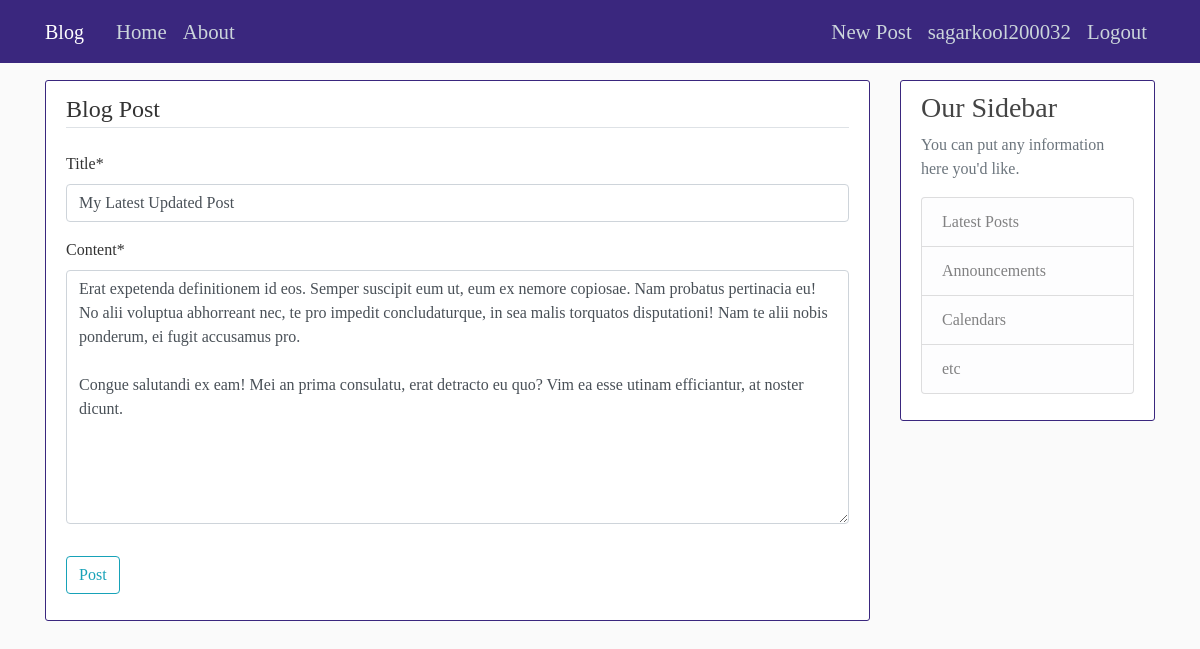
/post/29/update (signed in), run on the app's committed database.
### blog/models.py (models this page shows, shortened)
class Post(models.Model):
    title = models.CharField(max_length=100)
    content = models.TextField()
    date_posted = models.DateTimeField(default=timezone.now)
    author = models.ForeignKey(User, on_delete=models.CASCADE)

### blog/views.py (the view, shortened to what this page needs)
# urls.py: path('post/<int:pk>/update', views.PostUpdateView.as_view() , name='post-update'),
class PostUpdateView(LoginRequiredMixin,UserPassesTestMixin, UpdateView):
    model = Post
    fields = ['title','content']
    def test_func(self):
        post = self.get_object()
        if self.request.user == post.author: return True
        else: return False

### blog/templates/blog/post_form.html (shortened to what this page needs)
{% extends "blog/base.html" %}
{% load crispy_forms_tags %}
{% block content %}
    <div class="content-section">
        <form method="POST">
            <fieldset class="form-group">
                <legend class="border-bottom mb-4">Blog Post</legend>
                {{ form|crispy }}
            </fieldset>
            <div class="form-group">
                <button class="btn btn-outline-info" type="submit">Post</button>
            </div>
        </form>
    </div>
{% endblock content %}

### blog/templates/blog/base.html (shortened to what this page needs)
{% load static %}
<!DOCTYPE html>
<html>
<head>
    <link rel="stylesheet" href="https://maxcdn.bootstrapcdn.com/bootstrap/4.0.0/css/bootstrap.min.css">
    <link rel="stylesheet" type="text/css" href="{% static 'blog/css/main.css' %}">
</head>
<body>
    <header class="site-header">
      <nav class="navbar navbar-expand-md navbar-dark bg-steel fixed-top " style="font-size:1.3em">
        <div class="container">
          <a class="navbar-brand mr-4 " href="{% url 'blog-home' %}">Blog</a>
          <div class="collapse navbar-collapse" id="navbarToggle">
            <div class="navbar-nav mr-auto">
              <a class="nav-item nav-link" href="{% url 'blog-home' %}">Home</a>
              <a class="nav-item nav-link" href="{% url 'blog-about' %}">About</a>
            </div>
            <div class="navbar-nav">
              {% if user.is_authenticated %}
              <a class="nav-item nav-link" href="{% url 'post-create' %}">New Post</a>
              <a class="nav-item nav-link" href="{% url 'profile' %}">{{ user.username }}</a>
              <a class="nav-item nav-link" href="{% url 'logout' %}">Logout</a>
              {% else %}
              <a class="nav-item nav-link" href="{% url 'login' %}">Login</a>
              <a class="nav-item nav-link" href="{% url 'register' %}">Register</a>
              {% endif %}
            </div>
          </div>
        </div>
      </nav>
    </header>
    <main role="main" class="container">
      <div class="row mt-5">
        <div class="col-md-9 col-xs-5 align-self-start">
          {% block content %}
          {% endblock %}
        </div>
        <div class="col-md-3 col-xs-5">
          <div class="content-section">
            <h3>Our Sidebar</h3>
            <p class='text-muted'>You can put any information here you'd like.
              <ul class="list-group">
                <li class="list-group-item list-group-item-light">Latest Posts</li>
                <li class="list-group-item list-group-item-light">Announcements</li>
                <li class="list-group-item list-group-item-light">Calendars</li>
                <li class="list-group-item list-group-item-light">etc</li>
              </ul>
            </p>
          </div>
        </div>
      </div>
    </main>
</body>
</html>

### blog/static/blog/css/main.css (style rules this page uses)
body { background: #fafafa; color: #333333; margin-top: 5rem; font-family: 'EB Garamond', serif; }
h1, h2, h3, h4, h5, h6 { color: #444444; }
ul { margin: 0; }
.bg-steel { background-color: #3a277e; }
.site-header .navbar-nav .nav-link { color: #cbd5db; }
.content-section { background: #ffffff; padding: 10px 20px; border: 1px solid #3a277e; border-radius: 3px; margin-bottom: 20px; }

### data on the page
Post: title "My Latest Updated Post", content "Erat expetenda definitionem id eos. Semper suscipit eum ut, eum ex nemore copiosae. Nam probatus pertinacia eu! No alii voluptua abhorreant nec, te pro impedit concludaturque, in sea malis torquatos disputationi! Nam te alii nobis ponderum, ei fugit accusamus pro. Congue salutandi ex eam! Mei an prima consulatu, erat detracto eu quo? Vim ea esse utinam efficiantur, at noster dicunt."

### other printed values
{{ user.username }} "sagarkool200032"
